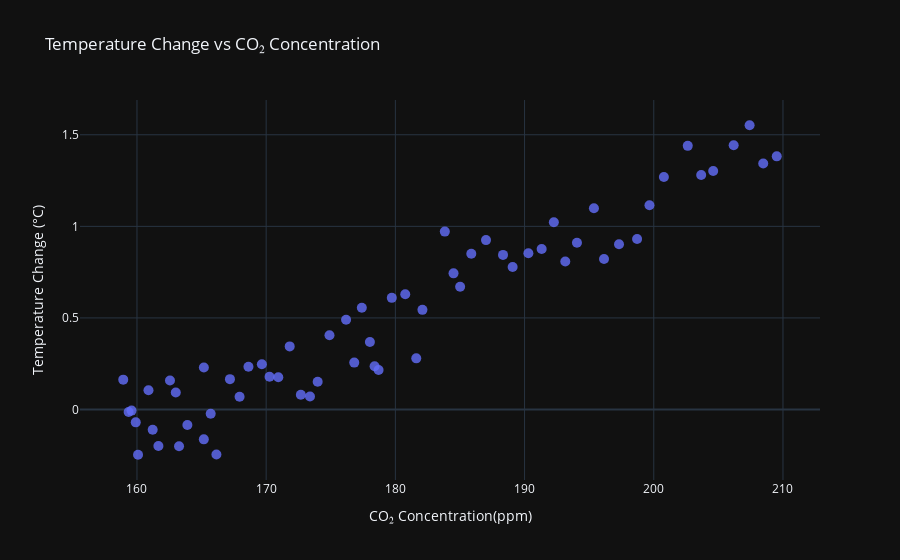

This figure's notebook cell:
### Code cell
scatter_fig=px.scatter(
    merged_data,
    x="CO₂ Concentration",y="Temperature Change",
    labels={"CO₂ Concentration":"CO₂ Concentration(ppm)","Temperature Change":"Temperature Change (°C)"},
    title="Temperature Change vs CO₂ Concentration",
    template="plotly_dark"
    )
scatter_fig.update_traces(marker=dict(size=10,opacity=0.8))
scatter_fig.show()

### Figure 1 — Plotly figure (JSON) as saved in the notebook; plotly's stock layout.template omitted (floating-point values rounded to 4 significant figures)
{"data": [{"hovertemplate": "CO₂ Concentration(ppm)=%{x}<br>Temperature Change (°C)=%{y}<extra></extra>", "legendgroup": "", "marker": {"color": "#636efa", "opacity": 0.8, "size": 10, "symbol": "circle"}, "mode": "markers", "name": "", "orientation": "v", "showlegend": false, "type": "scatter", "x": [158.9, 159.4, 159.6, 159.9, 160.1, 160.9, 161.2, 161.7, 162.6, 163.0, 163.3, 163.9, 165.2, 165.2, 165.7, 166.1, 167.2, 167.9, 168.6, 169.7, 170.3, 170.9, 171.8, 172.7, 173.4, 174.0, 174.9, 176.2, 176.8, 177.4, 178.0, 178.4, 178.7, 179.7, 180.8, 181.6, 182.1, 183.8, 184.5, 185.0, 185.9, 187.0, 188.3, 189.1, 190.3, 191.3, 192.3, 193.2, 194.1, 195.4, 196.2, 197.3, 198.7, 199.7, 200.8, 202.6, 203.7, 204.6, 206.2, 207.4, 208.5, 209.5], "xaxis": "x", "y": [0.1631, -0.01348, -0.006043, -0.07006, -0.247, 0.1055, -0.1108, -0.1991, 0.1579, 0.09249, -0.2005, -0.08491, 0.2294, -0.163, -0.02349, -0.2459, 0.1658, 0.06963, 0.2338, 0.2473, 0.1786, 0.1765, 0.3446, 0.08012, 0.07129, 0.1512, 0.405, 0.4901, 0.2562, 0.5553, 0.3682, 0.2365, 0.216, 0.6095, 0.6292, 0.2792, 0.544, 0.9713, 0.7433, 0.6698, 0.8502, 0.925, 0.8442, 0.7778, 0.853, 0.8766, 1.023, 0.8084, 0.9106, 1.099, 0.8214, 0.9022, 0.9312, 1.115, 1.27, 1.44, 1.281, 1.302, 1.443, 1.552, 1.344, 1.382], "yaxis": "y"}], "layout": {"legend": {"tracegroupgap": 0}, "title": {"text": "Temperature Change vs CO₂ Concentration"}, "xaxis": {"anchor": "y", "domain": [0, 1], "title": {"text": "CO₂ Concentration(ppm)"}}, "yaxis": {"anchor": "x", "domain": [0, 1], "title": {"text": "Temperature Change (°C)"}}}}
